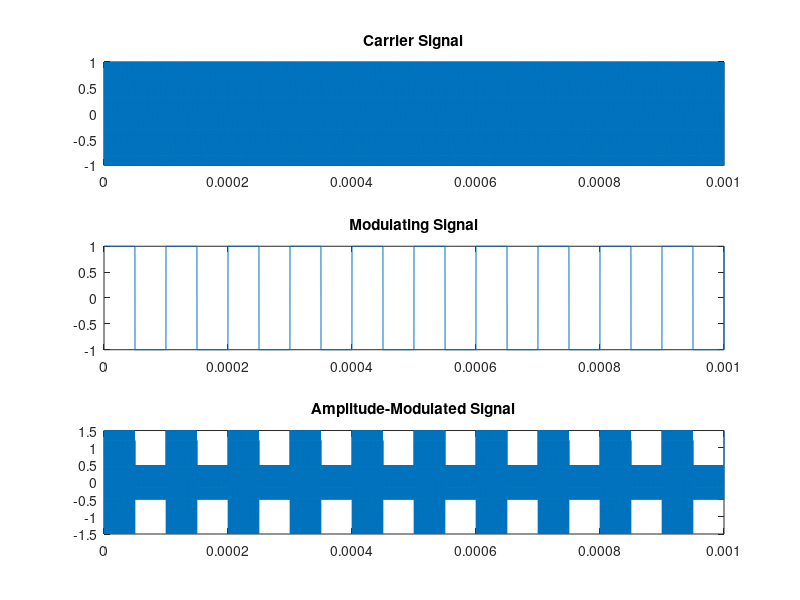
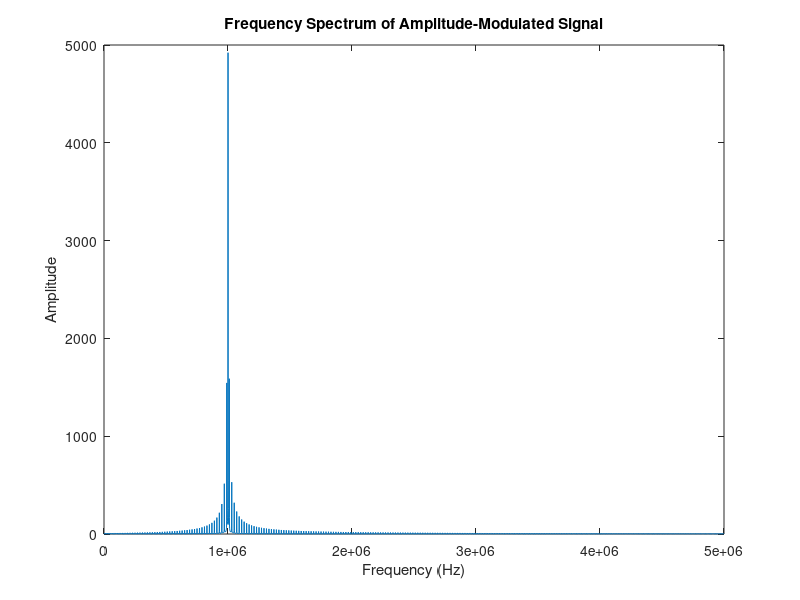

The MATLAB source for these figures, in order:
% Parameters
f_carrier = 1e6;  % Carrier frequency (1 MHz)
f_modulation = 10e3;  % Modulation frequency (10 kHz)
duration = 1e-3;  % Signal duration (1 ms)

% Time vector
t = 0:1e-7:duration;

% Generate carrier and modulation signals
carrier = cos(2*pi*f_carrier*t);
modulating = square(2*pi*f_modulation*t);

% Amplitude modulation
am_signal = (1 + 0.5*modulating).*carrier;

% Plot the original carrier, modulating signal, and the amplitude-modulated signal
figure;
subplot(3,1,1);
plot(t, carrier);
title('Carrier Signal');

subplot(3,1,2);
plot(t, modulating);
title('Modulating Signal');

subplot(3,1,3);
plot(t, am_signal);
title('Amplitude-Modulated Signal');

% Frequency analysis
fft_am_signal = fft(am_signal);
fft_freq = linspace(0, 1/(2*(t(2)-t(1))), length(t)/2);

% Plot the frequency spectrum of the amplitude-modulated signal
figure;
plot(fft_freq, abs(fft_am_signal(1:length(fft_freq))));
title('Frequency Spectrum of Amplitude-Modulated Signal');
xlabel('Frequency (Hz)');
ylabel('Amplitude');

% Check which frequencies are present
sideband_frequencies = f_carrier + [-f_modulation, f_modulation];
disp('Sideband frequencies present in the modulated signal:');
disp(sideband_frequencies);
